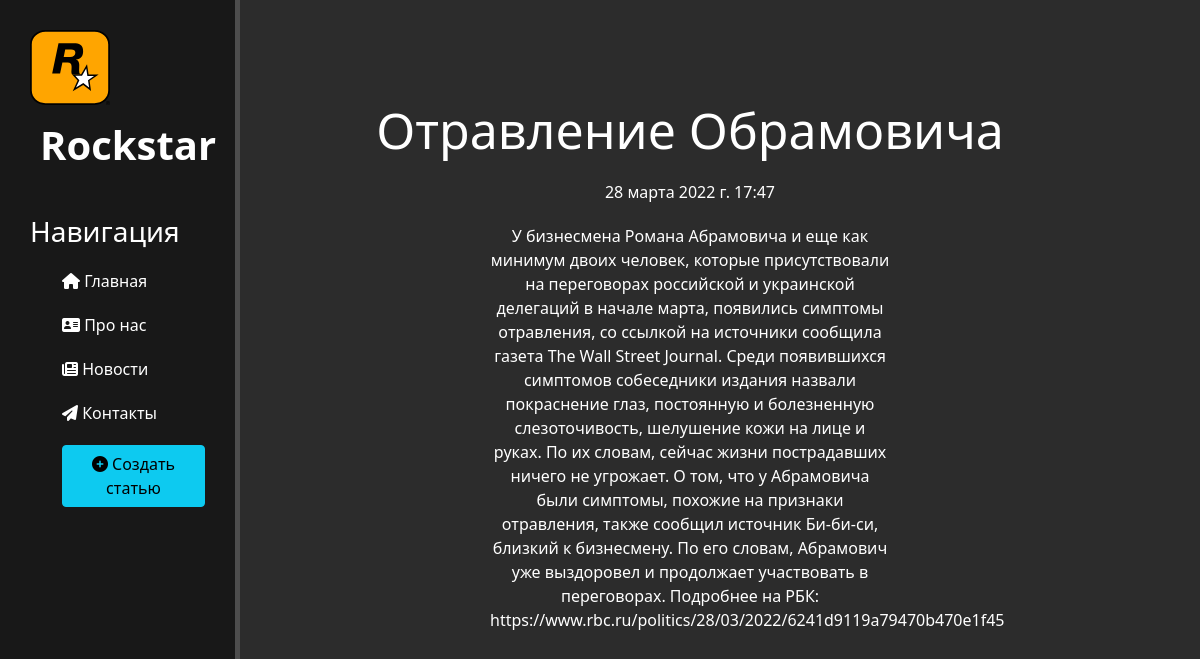
The page /news/2 on the database its author committed.
### news/models.py (models this page shows, shortened)
class Articles(models.Model):
    title = models.CharField('Название', max_length=50)
    anons = models.CharField('Анонс', max_length=250)
    full_text = models.TextField('Статья')
    date = models.DateTimeField('Дата публикации')
    class Meta:
        verbose_name = 'Новость'
        verbose_name_plural = 'Новости'

### news/views.py (the view)
# urls.py: path('<int:pk>', views.NewsDetailView.as_view(), name='news-detail'),
class NewsDetailView(DetailView):
    model = Articles
    template_name = 'news/details_view.html'
    context_object_name = 'article'

### news/templates/news/details_view.html (shortened to what this page needs)
{% extends 'main/layout.html' %}
{% block content %}
<div class="features">
    <h1>{{ article.title }}</h1>
    <p>{{ article.date }}</p>
    <p>{{ article.full_text }}</p>
</div>
{% endblock %}

### main/static/main/css/main.css (style rules this page uses)
body { background: #2c2c2c; }
main .features { float: left; color: #fff; margin-top: 100px; text-align: center; width: 75%; }
main .features h1 { font-size: 50px; }
main .features p { max-width: 400px; margin: 20px auto; }

### rows shown on the page
Articles: title "Отравление Обрамовича", date "28 марта 2022 г. 17:47", full_text "У бизнесмена Романа Абрамовича и еще как минимум двоих человек, которые присутствовали на переговорах российской и украинской делегаций в начале марта, появились симптомы отравления, со ссылкой на источники сообщила газета The Wall Street Journal. Среди появившихся симптомов собеседники издания назвали покраснение глаз, постоянную и болезненную слезоточивость, шелушение кожи на лице и руках. По их словам, сейчас жизни пострадавших ничего не угрожает. О том, что у Абрамовича были симптомы, похожие на признаки отравления, также сообщил источник Би-би-си, близкий к бизнесмену. По его словам, Абрамович уже выздоровел и продолжает участвовать в переговорах. Подробнее на РБК:…"
